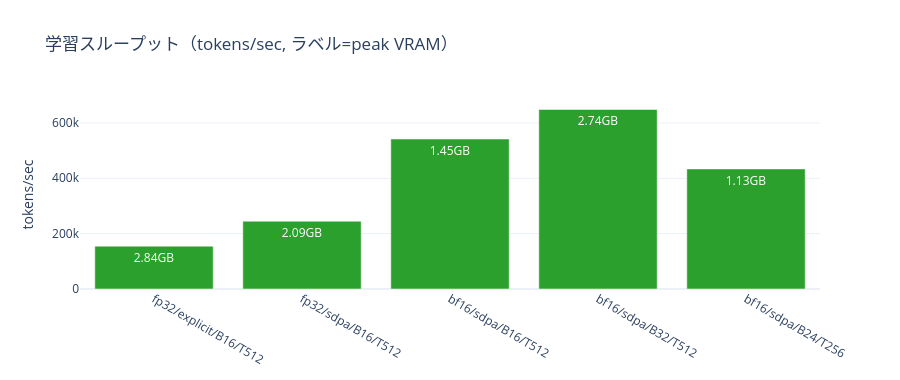

Source (notebook cell):
### Code cell
ok = [r for r in res if "tokens_per_sec" in r and r.get("tokens_per_sec")]
labels = [f'{r["dtype"]}/{r["attn"]}/B{r["B"]}/T{r["T"]}' for r in ok]
fig = go.Figure(go.Bar(x=labels, y=[r["tokens_per_sec"] for r in ok],
                       text=[f'{r["peak_vram_gb"]}GB' for r in ok], marker_color="#2ca02c"))
fig.update_layout(title="学習スループット（tokens/sec, ラベル=peak VRAM）",
                  yaxis_title="tokens/sec", template="plotly_white", height=380)
fig.update_xaxes(tickangle=30)
fig.show()
best = max(ok, key=lambda r: r["tokens_per_sec"])
print(f"最速: {best['dtype']}/{best['attn']}/B{best['B']} → {best['tokens_per_sec']:,} tok/s, {best['peak_vram_gb']}GB")
compile_rows = [r for r in res if r["compile"]]
if compile_rows and "error" in compile_rows[0]:
    print(f"注: torch.compile はこの環境で失敗（{compile_rows[0]['error'][:60]}）— inductor の C++ コンパイラ不在。honestに記録。")

### Figure 1 — Plotly figure (JSON) as saved in the notebook; plotly's stock layout.template omitted (floating-point values rounded to 4 significant figures)
{"data": [{"marker": {"color": "#2ca02c"}, "text": ["2.84GB", "2.09GB", "1.45GB", "2.74GB", "1.13GB"], "type": "bar", "x": ["fp32/explicit/B16/T512", "fp32/sdpa/B16/T512", "bf16/sdpa/B16/T512", "bf16/sdpa/B32/T512", "bf16/sdpa/B24/T256"], "y": [154773, 244992, 541906, 648743, 433954]}], "layout": {"height": 380, "title": {"text": "学習スループット（tokens/sec, ラベル=peak VRAM）"}, "xaxis": {"tickangle": 30}, "yaxis": {"title": {"text": "tokens/sec"}}}}
